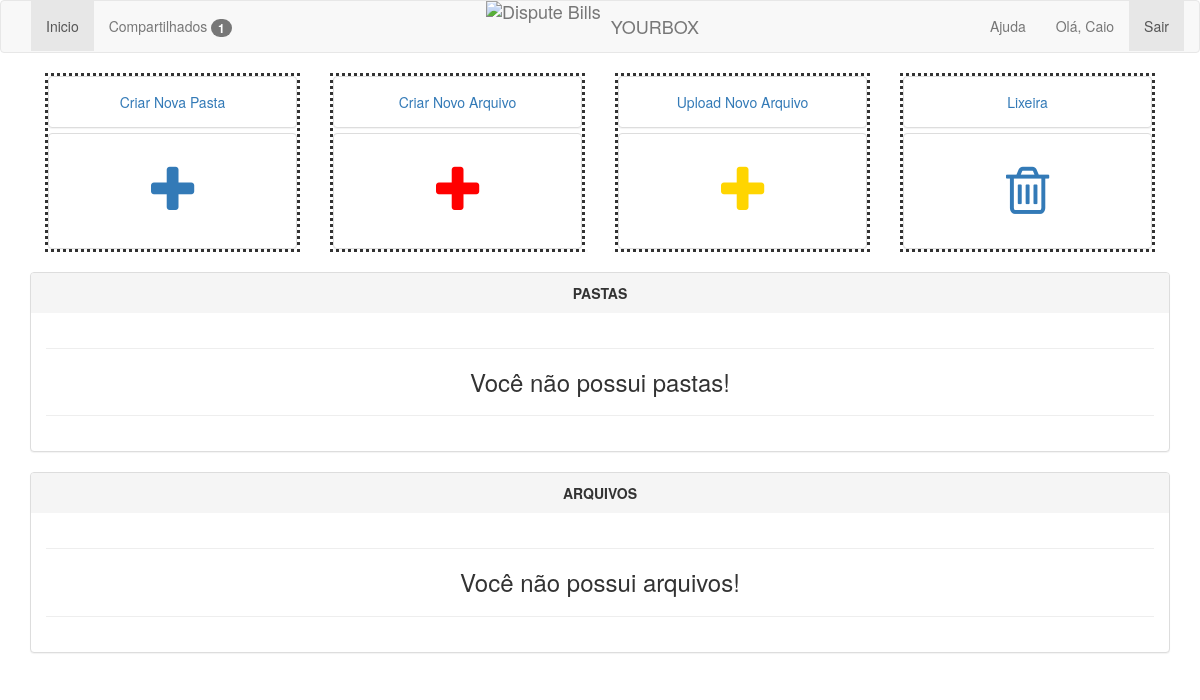
The app's page /app (signed in), older data.
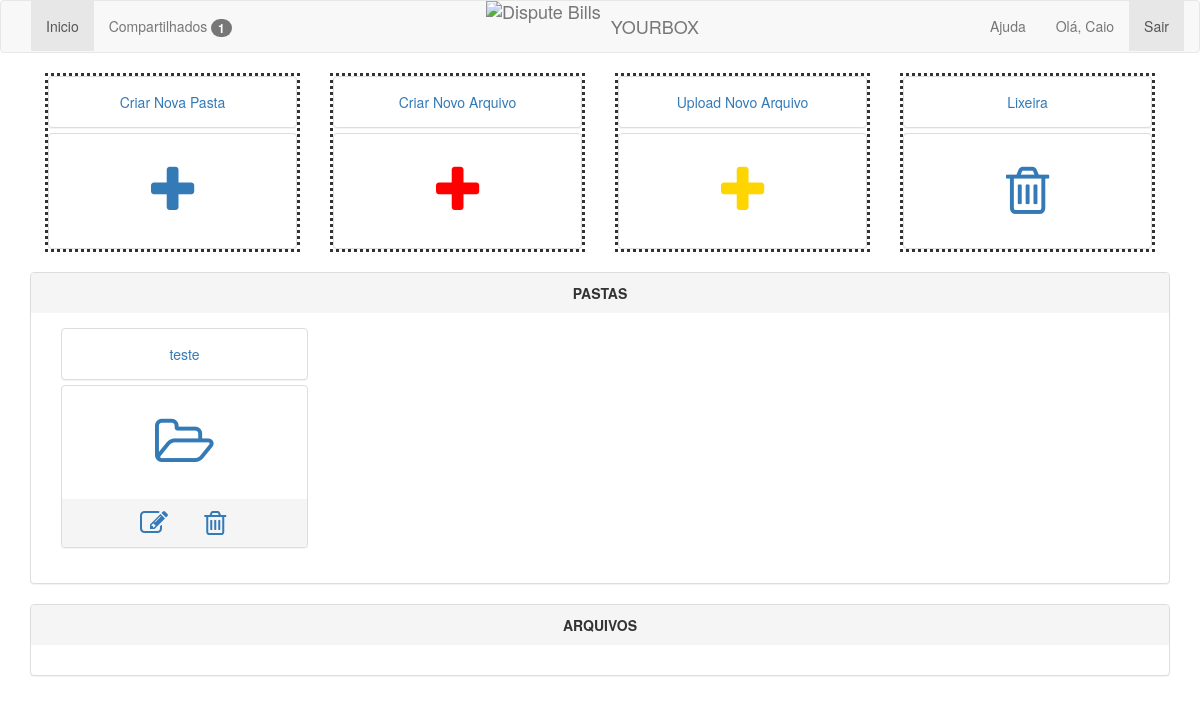
The same page, newer data.
### app/models.py (models this page shows)
class Pasta(models.Model):
    titulo = models.CharField(max_length=10)
    desc = models.CharField(max_length=100, blank=True, null=True)
    status = models.BooleanField(default=True)
    criado_em = models.DateTimeField(auto_now_add=True)
    editado_em = models.DateTimeField(auto_now=True)

### app/views.py (the view)
# urls.py: url(r'^app', views.app, name='app'),
def app(request):
    try:
        usuario = Usuario.objects.get(email=request.session['email'])
        compartilhados = Compartilhado.objects.filter(usuario=usuario, status=False)
        return render_to_response('app.html', {'usuario': usuario, 'usuarios': Usuario.objects.all(),
                                               'compartilhados': compartilhados},
                                  context_instance=RequestContext(request))
    except:
        return redirect('/')

### app/templates/app.html (shortened to what the changed rows need)
{% extends 'base.html' %}
{% block content %}
    <br/>
    <div class='row' >
        <div class='col-xs-6 col-sm-4 col-md-12' id="pastas">
            <div class="panel-group">
                <div class="panel panel-default">
                    <div class="panel-body text-center">
                        {% for pasta in usuario.pastas.all %}
                            {% if pasta.status %}
                                <div class='col-xs-6 col-sm-4 col-md-3'>
                                    <div class="panel-group">
                                        <div class="panel panel-default">
                                            <div class="panel-body text-center">
                                                <a href='/pasta/{{ pasta.id }}'>{{ pasta.titulo }}</a>
                                            </div>
                                        </div>
                                        <div class="panel panel-default">
                                            <div class="panel-body text-center">
                                                <label style='font-size:55px;'><a href='/pasta/{{ pasta.id }}'>
                                                    <span class='fa fa-1x fa fa-folder-open-o'></span>
                                                </a></label>
                                            </div>
                                            <div class="panel-footer">
                                                <div class='row'>
                                                    <div class='col-xs-3 col-xs-offset-3'>
                                                        <a href='/edit-pasta/{{ pasta.id }}'><span
                                                                class='fa fa-2x fa-edit'></span></a>
                                                    </div>
                                                    <div class='col-xs-3'>
                                                        <a href='/remove-pasta/{{ pasta.id }}'><span
                                                                class='fa fa-2x fa-trash-o'></span></a>
                                                    </div>
                                                </div>
                                            </div>
                                        </div>
                                    </div>
                                </div>
                            {% endif %}
                        {% empty %}
                            <hr/>
                            <h3 class="text-center"> Você não possui pastas! </h3>
                            <hr/>
                        {% endfor %}
                    </div>
                </div>
            </div>
        </div>
    </div>
    <div class='row' id="arquivos">
        <div class='col-xs-6 col-sm-4 col-md-12'>
            <div class="panel-group">
                <div class="panel panel-default">
                    <div class="panel-heading text-center">
                        <text style="font-weight:bold">ARQUIVOS</text>
                    </div>
                    <div class="panel-body text-center">
                        {% for arquivo in usuario.arquivos.all %}
                            {% if not arquivo.pasta and arquivo.status %}
                                <div class='col-xs-6 col-sm-4 col-md-3'>
                                    <div class="panel-group">
                                        <div class="panel panel-default">
                                            <div class="panel-body text-center">
                                                <a href='/edit-arquivo/{{ arquivo.id }}'>{{ arquivo.nome }}</a>
                                            </div>
                                        </div>
                                        <div class="panel panel-default">
                                            <div class="panel-body text-center">
                                                <label style='font-size:55px;'><a href='/edit-arquivo/{{ arquivo.id }}'><span
                                                        class='fa fa-1x fa-file-text-o'></span></a></label>
                                            </div>
                                            <div class="panel-footer">
                                                <div class='row'>
                                                    <div class='col-xs-3'>
                                                        <a href='/media/{{ arquivo.arquivo }}'
                                                           download='/media/{{ arquivo.arquivo }}'><span
                                                                class='fa fa-2x fa-download'></span></a>
                                                    </div>
                                                    <div class='col-xs-3'>
                                                        <a href='/edit-arquivo/{{ arquivo.id }}'><span
                                                                class='fa fa-2x fa-edit'></span></a>
                                                    </div>
                                                    <div class='col-xs-3'>
                                                        <a data-toggle="modal"
                                                           data-target="#modal{{ arquivo.id }}"><span
                                                                class='fa fa-2x fa-share-alt'></span></a>
                                                    </div>
                                                    <div class='col-xs-3'>
                                                        <a href='/remove-arquivo/{{ arquivo.id }}'><span
                                                                class='fa fa-2x fa-trash-o'></span></a>
                                                    </div>
                                                </div>
                                            </div>
                                        </div>
                                    </div>
                                </div>
                                <div id="modal{{ arquivo.id }}" class="modal fade" role="dialog">
                                    <form method="post" action="/compartilhar-amigo/{{ arquivo.id }}">{% csrf_token %}
                                        <div class="modal-dialog">
                                            <div class="modal-content">
                                                <div class="modal-header">
                                                    <button type="button" class="close"
                                                            data-dismiss="modal">&times;</button>
                                                    <h4 class="modal-title">Compartilhe com seus amigos!</h4>
                                                </div>
                                                <div class="modal-body">
                                                    <div class="form-group">
                                                        <input id='input{{ arquivo.id }}' type='text'
                                                               class='form-control'/>
                                                        <script type="text/javascript">
                                                            $(function () {
                                                                $('#input{{arquivo.id}}').val(location.origin + '/media/{{arquivo.arquivo}}');
                                                            });
                                                        </script>
                                                    </div>
                                                    <div class="form-group">
                                                        <select name="id_usuario" class="form-control">
                                                            {% for u in usuarios %}
                                                                <option value="{{ u.id }}">{{ u.nome }}</option>
                                                            {% endfor %}
                                                        </select>
                                                    </div>
                                                    <div class="form-group">
                                                        <select class="form-control" name="habilitado">
                                                            <option value="1">Escrita</option>
                                                            <option value="0">Leitura</option>
                                                        </select>
                                                    </div>
                                                </div>
                                                <div class="modal-footer">
                                                    <div class="row">
                                                        <div class="col-md-4">
                                                            <button type="submit" class="btn btn-primary">Compartilhar
                                                            </button>
                                                        </div>
                                                        <div class="col-md-4">
                                                            <a href="#" class="btn btn-default" data-dismiss="modal">Fechar
                                                            </a>
                                                        </div>
                                                    </div>
                                                </div>
                                            </div>
                                        </div>
                                    </form>
                                </div>
                            {% endif %}
                        {% empty %}
                            <hr/>
                            <h3 class="text-center"> Você não possui arquivos! </h3>
                            <hr/>
                        {% endfor %}
                    </div>
                </div>
            </div>
        </div>
{% endblock %}

Row changes from the older to the newer data that the page shows:
added Pasta: titulo "teste"
Text that changed along with them:
text no longer shown: "Você não possui pastas! Você não possui arquivos!"
